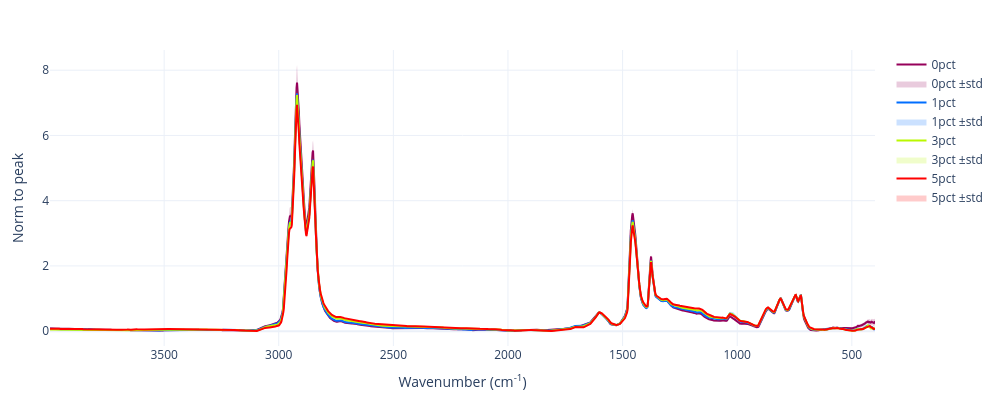

The cell this chart's notebook holds for it:
### Code cell
fig = go.Figure()
interp_dfs = [avg_0pct,avg_1pct,avg_3pct,avg_5pct]
N = len(interp_dfs)
rainbow_list = px.colors.sample_colorscale("Rainbow", [n/(N-1) for n in range(N)])

for i, avg_df in enumerate(interp_dfs):
    print(f"Sample group: {avg_df.attrs['label']}, Replictes: {avg_df.attrs['replicates']}")
    color = rainbow_list[i]
    x = avg_df['wvn']
    mean = avg_df['abs_averaged']
    std = avg_df['abs_std']
    label = avg_df.attrs['label']
    fig.add_trace(go.Scatter(x=x, y=mean, 
                    mode='lines',
                    name=label,
                    line=dict(color=color)),
                    )
    fig.add_trace(go.Scatter(
        x=pd.concat([x, x[::-1]]),
        y=pd.concat([mean + std, (mean - std)[::-1]]),
        fill='toself',
        fillcolor=color,
        opacity=0.2,
        line=dict(color='rgba(0,0,0,0)'),
        name=f"{label} ±std",
    ))

fig.update_layout(
    width=1000,
    height=400,
    xaxis=dict(autorange="reversed",
               title='Wavenumber (cm<sup>-1</sup>)'),
    yaxis=dict(title=yaxis_name),
    template='plotly_white',
    margin=dict(l=50, r=50, t=50, b=50),
)

# fig.write_html(f"C:/Users/brian/Downloads/Moein_Micronized2.html",
#                     default_width = 1280, default_height = 720,
#                     include_plotlyjs='cdn',   # loads Plotly from CDN instead of embedding it (~3MB saved)
#                     full_html=True)

fig.show()

### Figure 1 — Plotly figure (JSON) as saved in the notebook; plotly's stock layout.template omitted (floating-point values rounded to 4 significant figures; data arrays with more than 128 entries replaced by an {"elided": "..."} marker saying what was removed)
{"data": [{"line": {"color": "rgb(150, 0, 90)"}, "mode": "lines", "name": "0pct", "type": "scatter", "x": {"elided": "1751 float values"}, "y": {"elided": "1751 float values"}}, {"fill": "toself", "fillcolor": "rgb(150, 0, 90)", "line": {"color": "rgba(0,0,0,0)"}, "name": "0pct ±std", "opacity": 0.2, "type": "scatter", "x": {"elided": "3502 float values"}, "y": {"elided": "3502 float values"}}, {"line": {"color": "rgb(0, 110, 255)"}, "mode": "lines", "name": "1pct", "type": "scatter", "x": {"elided": "1751 float values"}, "y": {"elided": "1751 float values"}}, {"fill": "toself", "fillcolor": "rgb(0, 110, 255)", "line": {"color": "rgba(0,0,0,0)"}, "name": "1pct ±std", "opacity": 0.2, "type": "scatter", "x": {"elided": "3502 float values"}, "y": {"elided": "3502 float values"}}, {"line": {"color": "rgb(186, 248, 0)"}, "mode": "lines", "name": "3pct", "type": "scatter", "x": {"elided": "1751 float values"}, "y": {"elided": "1751 float values"}}, {"fill": "toself", "fillcolor": "rgb(186, 248, 0)", "line": {"color": "rgba(0,0,0,0)"}, "name": "3pct ±std", "opacity": 0.2, "type": "scatter", "x": {"elided": "3502 float values"}, "y": {"elided": "3502 float values"}}, {"line": {"color": "rgb(255, 0, 0)"}, "mode": "lines", "name": "5pct", "type": "scatter", "x": {"elided": "1751 float values"}, "y": {"elided": "1751 float values"}}, {"fill": "toself", "fillcolor": "rgb(255, 0, 0)", "line": {"color": "rgba(0,0,0,0)"}, "name": "5pct ±std", "opacity": 0.2, "type": "scatter", "x": {"elided": "3502 float values"}, "y": {"elided": "3502 float values"}}], "layout": {"height": 400, "margin": {"b": 50, "l": 50, "r": 50, "t": 50}, "width": 1000, "xaxis": {"autorange": "reversed", "title": {"text": "Wavenumber (cm<sup>-1</sup>)"}}, "yaxis": {"title": {"text": "Norm to peak"}}}}
